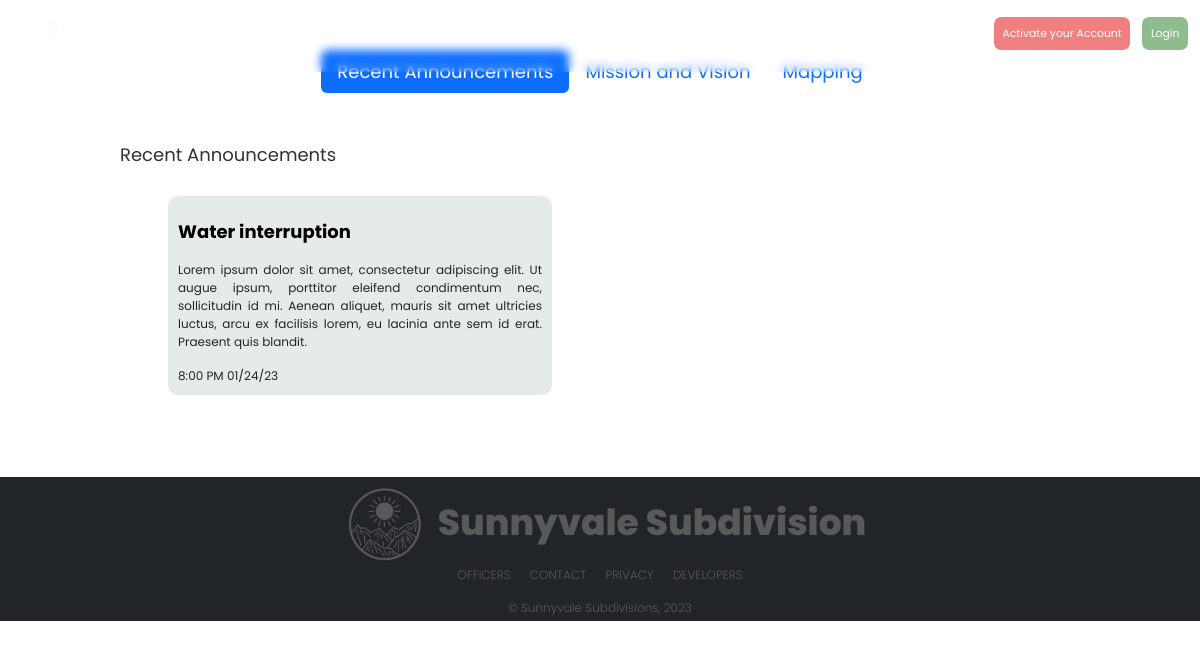
Before: / with the older database file.
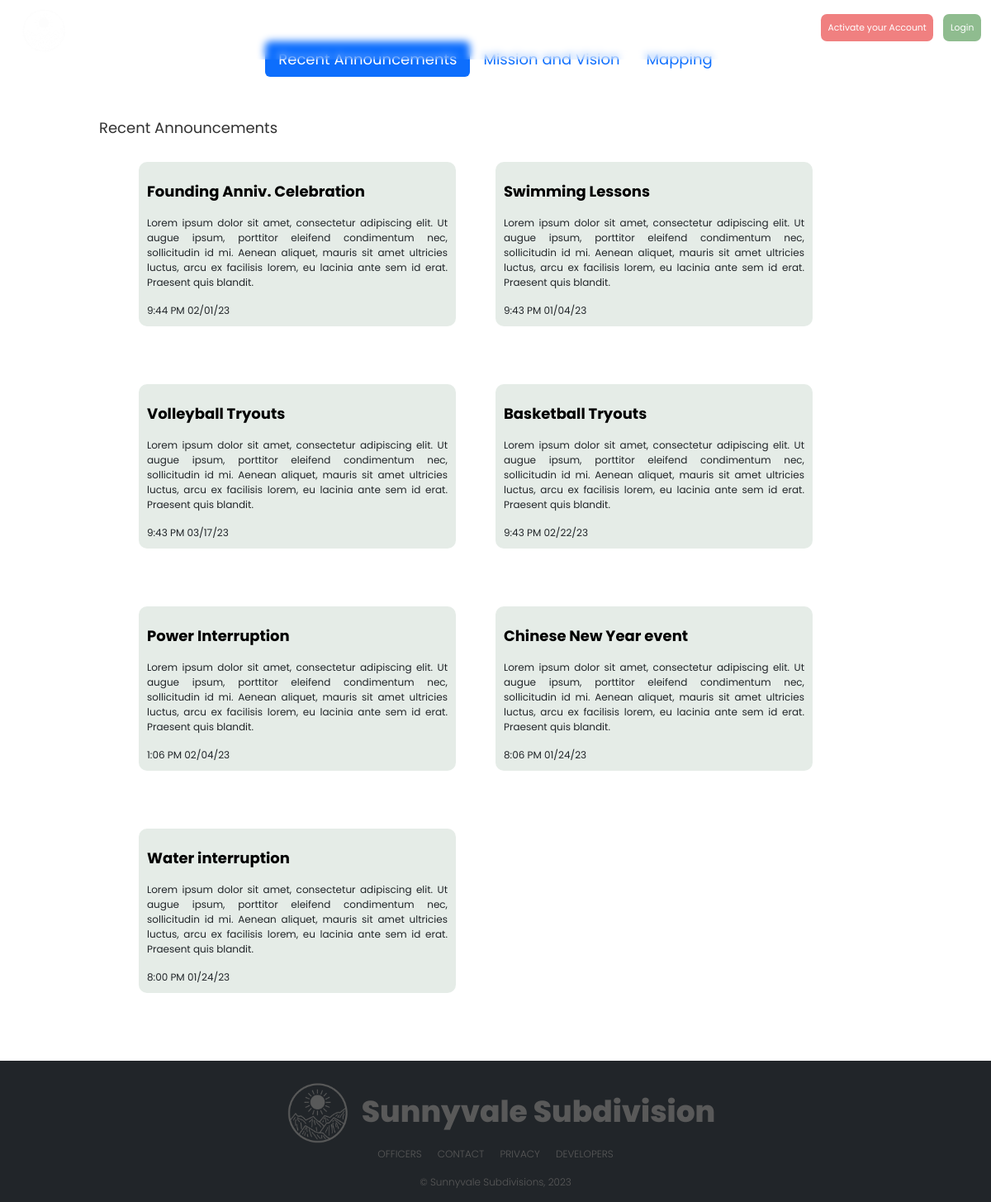
After: the same page with the newer database file.
### tables this page shows
CREATE TABLE IF NOT EXISTS `post` (
  `post_id` int(11) NOT NULL AUTO_INCREMENT,
  `user_id` int(11) NOT NULL,
  `full_name` varchar(255) NOT NULL,
  `title` varchar(255) NOT NULL,
  `content` varchar(255) DEFAULT NULL,
  `published_at` datetime NOT NULL,
  `days_archive` int(11) DEFAULT NULL,
  `content_image` varchar(255) DEFAULT NULL,
  `officer_post` varchar(10) NOT NULL,
  `post_status` varchar(45) NOT NULL,
  PRIMARY KEY (`post_id`)
);

### index.php (the view, shortened to what this page needs)
<!DOCTYPE html>
<html lang="en">
<head>
    <link rel="stylesheet" href="https://cdn.jsdelivr.net/npm/bootstrap@4.0.0/dist/css/bootstrap.min.css">
</head>
<body>
    <div class="navbar-fixed-top">
        <?php
        require './marginals/topbarLanding.php';
        $resultOfficer = $con->query("SELECT * FROM post WHERE officer_post = 'Yes' AND post_status = 'Active' ORDER BY post_id DESC") or die($mysqli->error);
        ?>
    </div>
    <div class="landingPage">
        <div class="landingTitle">
            <p>Where dreams come home.</p>
        </div>
    </div>
    <ul class="nav nav-pills mb-3" id="pills-tab" role="tablist">
        <li class="nav-item" role="presentation">
            <button class="nav-link active" id="pills-home-tab" data-bs-toggle="pill" data-bs-target="#pills-home" type="button" role="tab" aria-controls="pills-home" aria-selected="true">Recent Announcements</button>
        </li>
        <li class="nav-item" role="presentation">
            <button class="nav-link" id="pills-profile-tab" data-bs-toggle="pill" data-bs-target="#pills-profile" type="button" role="tab" aria-controls="pills-profile" aria-selected="false">Mission and Vision</button>
        </li>
        <li class="nav-item" role="presentation">
            <button class="nav-link" id="pills-contact-tab" data-bs-toggle="pill" data-bs-target="#pills-contact" type="button" role="tab" aria-controls="pills-contact" aria-selected="false">Mapping</button>
        </li>
    </ul>
    <div class="tab-content" id="pills-tabContent">
        <div class="RecentContent tab-pane fade show active" id="pills-home" role="tabpanel" aria-labelledby="pills-home-tab">
            <label class="landingTitles">Recent Announcements</label>
            <div class="announcementFlex">
                <?php while ($row = $resultOfficer->fetch_assoc()) : ?>
                    <div class="blogPost">
                        <div class="postContent">
                            <p class="blogTitle"><?php echo $row['title']; ?></p>
                            <p class="blogBody">
                                <?php echo $row['content']; ?>
                            </p>
                        </div>
                        <div class="profileText">
                            <p class="profileDate">
                                <?php
                                $datetime = strtotime($row['published_at']);
                                echo $phptime = date("g:i A m/d/y", $datetime);
                                ?>
                            </p>
                        </div>
                    </div>
                <?php endwhile; ?>
            </div>
        </div>
    </div>
    <div>
        <?php
        require './marginals/footer.php';
        ?>
    </div>
</body>
</html>

Changed rows visible on the page:
now on this page (row edited): post: title "Founding Anniv. Celebration", content "Lorem ipsum dolor sit amet, consectetur adipiscing elit. Ut augue ipsum, porttitor eleifend condimentum nec, sollicitudin id mi. Aenean aliquet, mauris sit amet ultricies luctus, arcu ex facilisis lorem, eu lacinia ante sem id erat. Praesent quis blandit.", published_at "9:44 PM 02/01/23"
now on this page (row edited): post: title "Swimming Lessons", content "Lorem ipsum dolor sit amet, consectetur adipiscing elit. Ut augue ipsum, porttitor eleifend condimentum nec, sollicitudin id mi. Aenean aliquet, mauris sit amet ultricies luctus, arcu ex facilisis lorem, eu lacinia ante sem id erat. Praesent quis blandit.", published_at "9:43 PM 01/04/23"
now on this page (row edited): post: title "Volleyball Tryouts", content "Lorem ipsum dolor sit amet, consectetur adipiscing elit. Ut augue ipsum, porttitor eleifend condimentum nec, sollicitudin id mi. Aenean aliquet, mauris sit amet ultricies luctus, arcu ex facilisis lorem, eu lacinia ante sem id erat. Praesent quis blandit.", published_at "9:43 PM 03/17/23"
now on this page (row edited): post: title "Basketball Tryouts", content "Lorem ipsum dolor sit amet, consectetur adipiscing elit. Ut augue ipsum, porttitor eleifend condimentum nec, sollicitudin id mi. Aenean aliquet, mauris sit amet ultricies luctus, arcu ex facilisis lorem, eu lacinia ante sem id erat. Praesent quis blandit.", published_at "9:43 PM 02/22/23"
now on this page (row edited): post: title "Power Interruption", content "Lorem ipsum dolor sit amet, consectetur adipiscing elit. Ut augue ipsum, porttitor eleifend condimentum nec, sollicitudin id mi. Aenean aliquet, mauris sit amet ultricies luctus, arcu ex facilisis lorem, eu lacinia ante sem id erat. Praesent quis blandit.", published_at "1:06 PM 02/04/23"
now on this page (row edited): post: title "Chinese New Year event", content "Lorem ipsum dolor sit amet, consectetur adipiscing elit. Ut augue ipsum, porttitor eleifend condimentum nec, sollicitudin id mi. Aenean aliquet, mauris sit amet ultricies luctus, arcu ex facilisis lorem, eu lacinia ante sem id erat. Praesent quis blandit.", published_at "8:06 PM 01/24/23"
